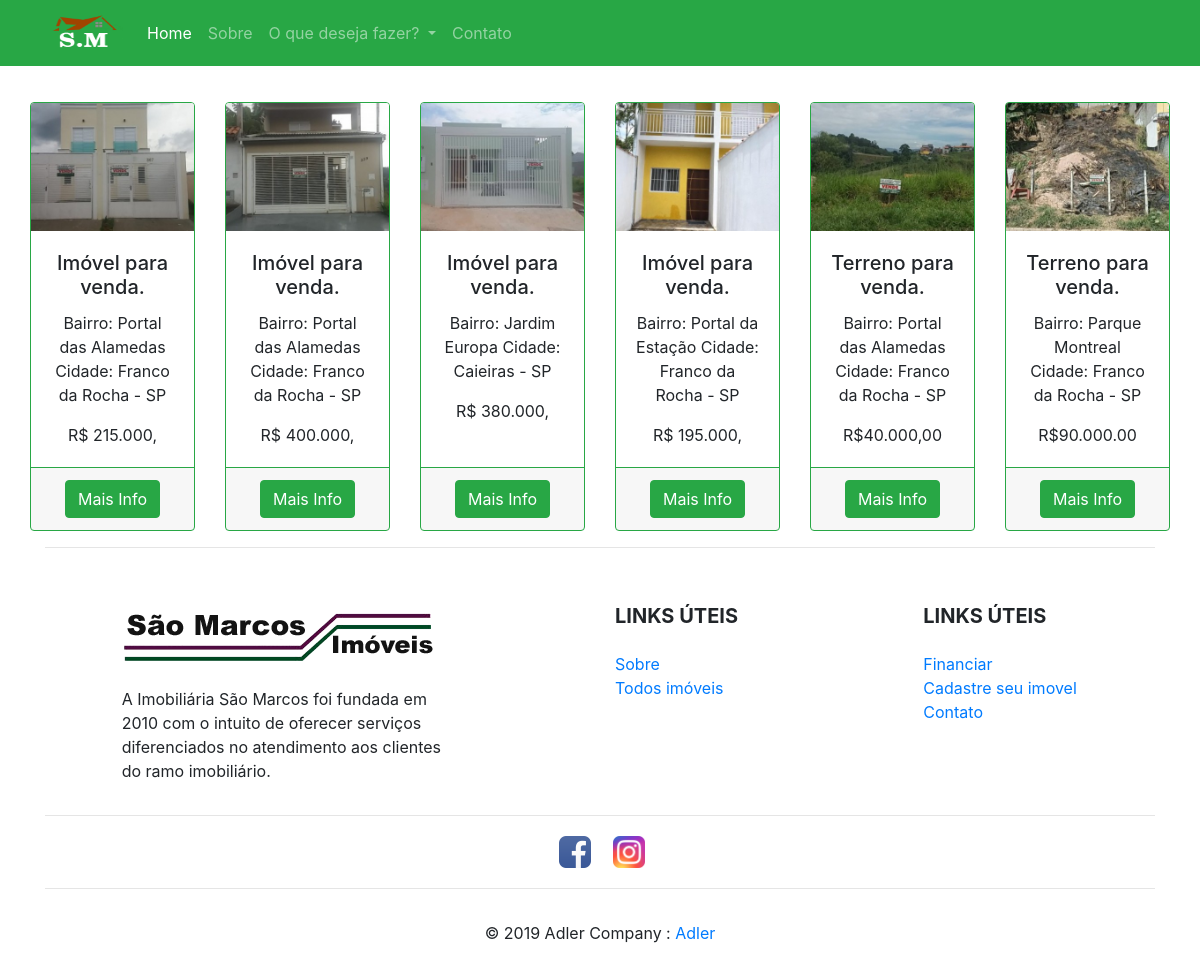
/Site/site/antigo_todos.php, run on the app's committed database.
### tables this page shows
CREATE TABLE `imoveis` (
  `codimovel` int(11) NOT NULL,
  `titulo` varchar(80) NOT NULL,
  `local` varchar(150) DEFAULT NULL,
  `descricao` varchar(250) NOT NULL,
  `valor` varchar(11) NOT NULL,
  `imagem` varchar(150) NOT NULL,
  `imagem2` varchar(150) DEFAULT NULL,
  `imagem3` varchar(150) DEFAULT NULL,
  `imagem4` varchar(150) DEFAULT NULL,
  `imagem5` varchar(150) DEFAULT NULL,
  `linkmap` varchar(250) NOT NULL
);

### Site/model/conexao.php (called while the page is built)
<?php
class Conexao
{
	function Conectar()
	{
		$endereco_servidor = "localhost";
		$usuario_servidor  = "root";
		$senha_servidor = "";
		$porta_mysql = "3306";
		$nome_BD = "tcc";
		$con = new PDO("mysql:host=$endereco_servidor;dbname=$nome_BD;port=$porta_mysql;","$usuario_servidor","$senha_servidor");
		return $con;
	}
}
?>

### Site/controller/noticia.controller.php (called while the page is built, shortened)
<?php
		include_once("../model/noticia.php");
		$not = new Noticia();
		?>

### Site/model/noticia.php (called while the page is built, shortened)
<?php
	class Noticia
	{
		public $con;
		function __CONSTRUCT()
		{
			include_once("conexao.php");
			$conexao = new Conexao();
			$this->con = $conexao->Conectar();
	    }
		function Consultar_Limit()
		{
			$dados = array();
			$sql = $this->con->prepare("select * from imoveis limit 6");
			$sql->execute();
			foreach ($sql->fetchAll(PDO::FETCH_OBJ) as $linha)
			{
				$not = new Noticia();
				$not->codimovel 		= $linha->codimovel;
				$not->titulo 	= $linha->titulo;
	   			$not->local 	= $linha->local;
	   			$not->descricao 	= $linha->descricao;
	   			$not->valor 	= $linha->valor;
	   			$not->imagem 	= $linha->imagem;
	   			$not->imagem2 	= $linha->imagem2;
	   			$not->imagem3 	= $linha->imagem3;
	   			$not->linkmap 	= $linha->linkmap;
				$dados[] = $not;
			}
			return $dados;
		}
	}
	?>

### Site/site/antigo_todos.php (the view)
<?php
  include_once("../controller/noticia.controller.php");
	include 'includes/cabecalho.php';
	include 'includes/menu.php';
?>
<body>
<div class="container" style="margin-top: 3%">
    <div class="row">
    <div class="card-deck">
       <?php foreach ($not->Consultar_Limit() as $linha):?>
          <div class="card border-success text-center">
              <a href=""><img class="card-img-top" src="../view/arquivos/<?php echo $linha->imagem;?>" alt="Imagem de capa do card"></a>
              <div class="card-body">
                  <h5 class="card-title"><?php echo $linha->titulo;?></h5>
                  <p class="card-text"><?php echo $linha->local;?></p>
                  <p class="card-text"><?php echo $linha->valor;?></p>
              </div>
              <div class="card-footer border-success">
                  <a href="exemplo.php" class="btn btn-success btn-rounded">Mais Info</a>
              </div>
          </div>
        <?php endforeach;?>
      </div>
</div>
<?php
  include'includes/rodape.php';
?>

### data on the page
imoveis: imagem (picture), titulo "Imóvel para venda.", local "Bairro: Portal das Alamedas Cidade: Franco da Rocha - SP", valor "R$ 215.000,"
imoveis: imagem (picture), titulo "Imóvel para venda.", local "Bairro: Portal das Alamedas Cidade: Franco da Rocha - SP", valor "R$ 400.000,"
imoveis: imagem (picture), titulo "Imóvel para venda.", local "Bairro: Jardim Europa Cidade: Caieiras - SP", valor "R$ 380.000,"
imoveis: imagem (picture), titulo "Imóvel para venda.", local "Bairro: Portal da Estação Cidade: Franco da Rocha - SP", valor "R$ 195.000,"
imoveis: imagem (picture), titulo "Terreno para venda.", local "Bairro: Portal das Alamedas Cidade: Franco da Rocha - SP", valor "R$40.000,00"
imoveis: imagem (picture), titulo "Terreno para venda.", local "Bairro: Parque Montreal Cidade: Franco da Rocha - SP", valor "R$90.000.00"
